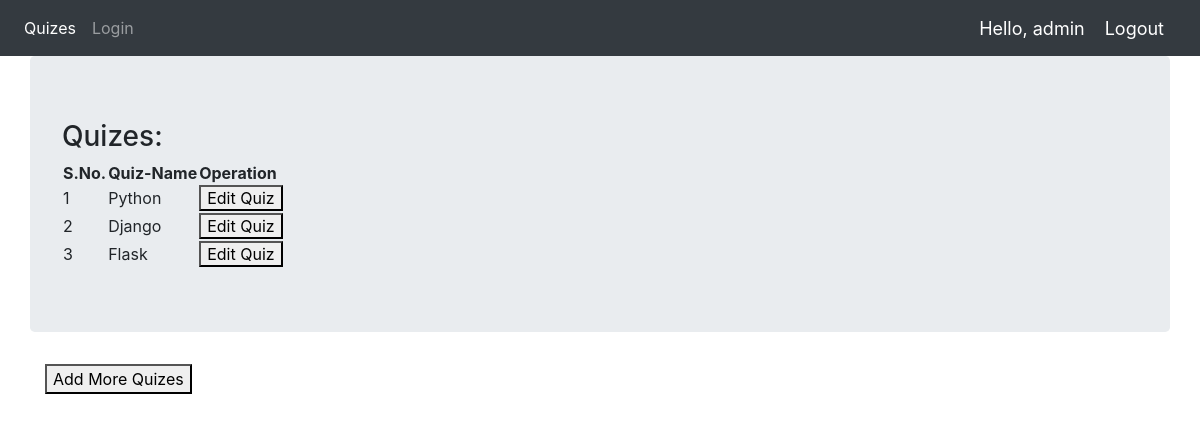
The app's page / (signed in) with its own data.
### Quiz/models.py (models this page shows, shortened)
class QuizCategory(models.Model):
    title=  models.CharField(max_length=100,unique=True)

### Quiz/views.py (the view)
# urls.py: path('',base,name='base'),
def base(request):
    context=QuizCategory.objects.all()
    return render(request,'Quiz/base.html',{'context':context})

### Quiz/templates/Quiz/base.html
{% extends 'Quiz/dependencies.html' %}
{% load static%}
{% block content %}
    <div class="container jumbotron">
          <table style="border: 1px">
            <h3>Quizes:</h3>
            <tr>
              <th>S.No.</th>
              <th>Quiz-Name</th>
              <th>Operation</th>
            </tr>
            {% for category in context%}
            <tr>
              <td>{{ forloop.counter }}</td>
              <td>{{ category.title }}</td>
              {% if request.user.is_staff %}
              <td><a href="{% url 'editquiz' category.title %}"><button>Edit Quiz</button></a></td>
              {% else %}
              <td><a href="{% url 'startquiz' category.title %}"><button>Start Quiz</button></a></td>
              {% endif %}
            </tr>
            {% endfor %}
          </table>
    </div>
    {% if request.user.is_staff %}
      <div class="container">
        <a href="{% url 'addCategory' %}"><button>Add More Quizes</button></a>
      </div>
    {% endif %}
{% endblock %}

### Quiz/templates/Quiz/navbar.html (shortened to what this page needs)
{% load static %}
<nav class="navbar navbar-expand-lg navbar-dark bg-dark">
  <div class="collapse navbar-collapse" id="navbarNav">
    <ul class="navbar-nav">
      {% if request.user.is_staff %}
      <li class="nav-item active">
        <a class="nav-link" href="{% url 'base' %}">Quizes</a>
      </li>
      {% endif %}
      <li class="nav-item">
        <a class="nav-link" href="{% url 'login' %}">Login</a>
      </li>
    </ul>
  </div>
  <span class="greet">Hello, {{request.user}}</span>
  <span ><a  class="greet" href="{% url 'logout' %}">Logout</a></span>
</nav>

### Quiz/templates/Quiz/navbar.html (style rules this page uses)
.greet { font-size: 18px; color: #fff; margin-right: 20px; }

### records on screen
QuizCategory: title "Python"
QuizCategory: title "Django"
QuizCategory: title "Flask"

### other values on screen
{{ request.user }} "admin"
